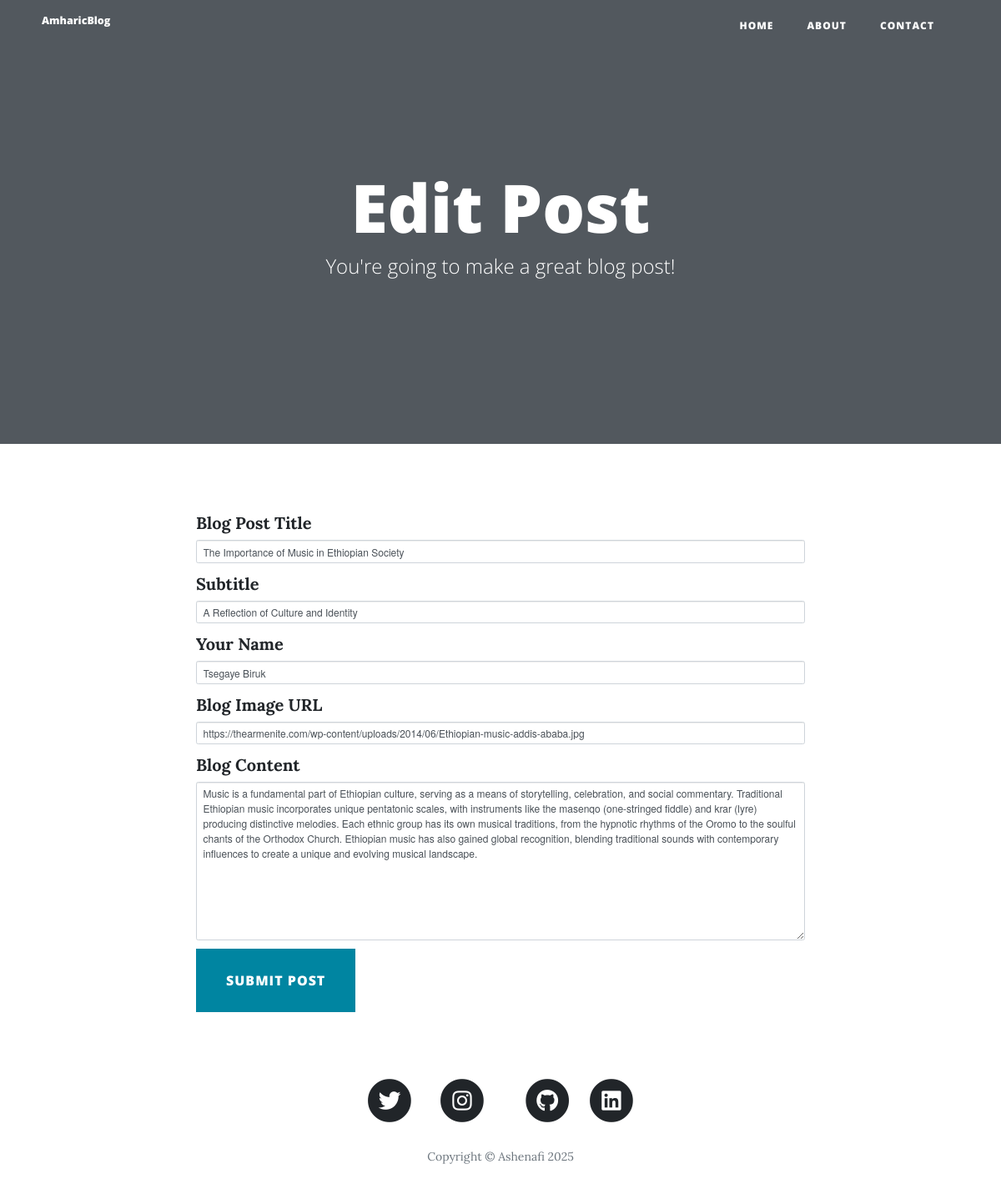
The page /edit-post/10 on the database as committed earlier.
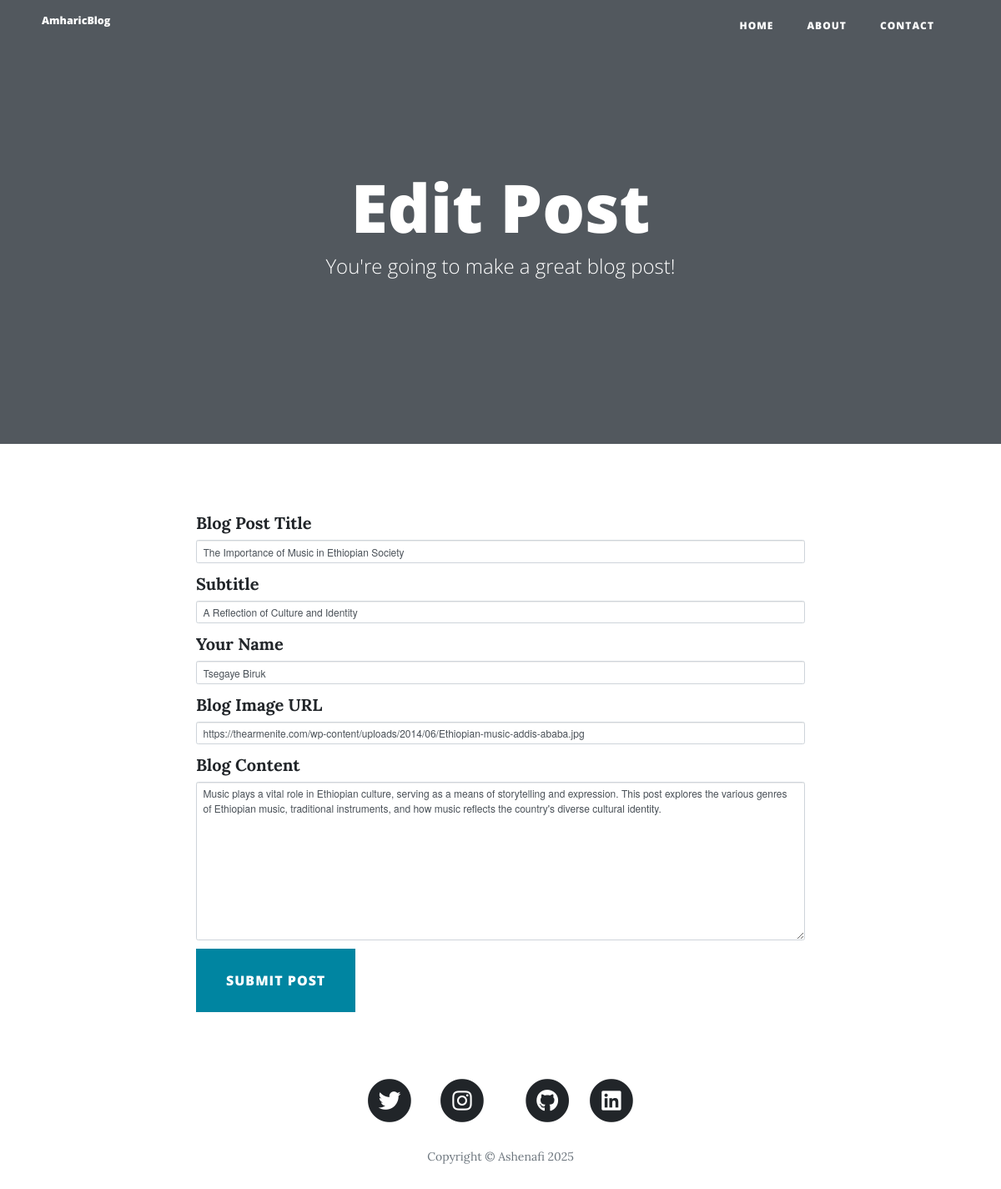
The same page on the database as committed later.
### main.py (models this page shows)
class BlogPost(db.Model):
    id = db.Column(db.Integer, primary_key=True)
    title = db.Column(db.String(250), unique=True, nullable=False)
    subtitle = db.Column(db.String(250), nullable=False)
    date = db.Column(db.String(250), nullable=False)
    body = db.Column(db.Text, nullable=False)
    author = db.Column(db.String(250), nullable=False)
    img_url = db.Column(db.String(250), nullable=False)

### main.py (the view, shortened to what this page needs)
@app.route("/edit-post/<int:post_id>", methods=["GET", "POST"])
def edit_post(post_id):
    post = BlogPost.query.get(post_id)
    form = CreatePostForm(
        title=post.title,
        subtitle=post.subtitle,
        author=post.author,
        img_url=post.img_url,
        body=post.body
    )
    return render_template("edit-post.html", form=form, post=post)

### main.py
class CreatePostForm(FlaskForm):
    title = StringField("Blog Post Title", validators=[DataRequired()])
    subtitle = StringField("Subtitle", validators=[DataRequired()])
    author = StringField("Your Name", validators=[DataRequired()])
    img_url = StringField("Blog Image URL", validators=[DataRequired(), URL()])
    body = CKEditorField("Blog Content", validators=[DataRequired()])  # Changed to CKEditorField
    submit = SubmitField("Submit Post")

### templates/edit-post.html (shortened to what this page needs)
{% extends 'bootstrap/base.html' %}
{% block content %}
{% include "header.html" %}
  <header class="masthead">
    <div class="overlay"></div>
    <div class="container">
      <div class="row">
        <div class="col-lg-8 col-md-10 mx-auto">
          <div class="page-heading">
            <h1>Edit Post</h1>
            <span class="subheading">You're going to make a great blog post!</span>
          </div>
        </div>
      </div>
    </div>
  </header>
  <div class="container py-5">
    <div class="row">
      <div class="col-lg-8 col-md-10 mx-auto">
        <form method="POST" action="{{ url_for('edit_post', post_id=post.id) }}" novalidate>
          <div class="mb-3">
            {{ form.title.label(class="form-label") }}
            {{ form.title(class="form-control", placeholder="Enter post title", value=post.title) }}
          </div>
          <div class="mb-3">
            {{ form.subtitle.label(class="form-label") }}
            {{ form.subtitle(class="form-control", placeholder="Enter subtitle", value=post.subtitle) }}
          </div>
          <div class="mb-3">
            {{ form.author.label(class="form-label") }}
            {{ form.author(class="form-control", placeholder="Enter author name", value=post.author) }}
          </div>
          <div class="mb-3">
            {{ form.img_url.label(class="form-label") }}
            {{ form.img_url(class="form-control", placeholder="Enter image URL", value=post.img_url) }}
          </div>
          <div class="mb-3">
            {{ form.body.label(class="form-label") }}
            {{ form.body(class="form-control", rows="10", placeholder="Write your blog post here...", value=post.body) }}
          </div>
          <div class="d-grid gap-2">
            {{ form.submit(class="btn btn-primary btn-lg") }}
          </div>
        </form>
      </div>
    </div>
  </div>
{% include "footer.html" %}
{% endblock %}

Rows that differ between the two databases and show on the page:
changed BlogPost "The Importance of Music in Ethiopian Society": body "Music is a fundamental part of Ethiopian culture, serving as a means of storytelling, celebration, and social commentary. Traditional Ethiopian music incorporates unique pentatonic scales, with instruments like the masenqo (one-stringed fiddle) and krar (lyre) producing distinctive melodies. Each ethnic group has its own musical traditions, from the hypnotic rhythms of the Oromo to the soulful chants of the Orthodox Church. Ethiopian music has also gained global recognition, blending traditional sounds with contemporary influences to create a unique and evolving musical landscape." → "Music plays a vital role in Ethiopian culture, serving as a means of storytelling and expression. This post explores the various genres of Ethiopian music, traditional instruments, and how music reflects the country's diverse cultural identity."
